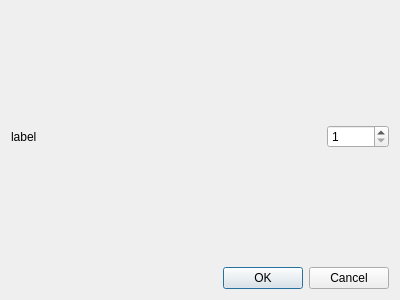
<?xml version="1.0" encoding="UTF-8"?>
<ui version="4.0">
 <class>Dialog</class>
 <widget class="QDialog" name="Dialog">
  <property name="geometry">
   <rect>
    <x>0</x>
    <y>0</y>
    <width>400</width>
    <height>300</height>
   </rect>
  </property>
  <property name="windowTitle">
   <string>Dialog</string>
  </property>
  <layout class="QVBoxLayout" name="verticalLayout">
   <item>
    <spacer name="verticalSpacer_2">
     <property name="orientation">
      <enum>Qt::Vertical</enum>
     </property>
     <property name="sizeHint" stdset="0">
      <size>
       <width>20</width>
       <height>40</height>
      </size>
     </property>
    </spacer>
   </item>
   <item>
    <layout class="QHBoxLayout" name="horizontalLayout" stretch="10,2">
     <item>
      <widget class="QLabel" name="label">
       <property name="text">
        <string>label</string>
       </property>
      </widget>
     </item>
     <item>
      <widget class="QSpinBox" name="spinBox">
       <property name="minimum">
        <number>1</number>
       </property>
      </widget>
     </item>
    </layout>
   </item>
   <item>
    <spacer name="verticalSpacer">
     <property name="orientation">
      <enum>Qt::Vertical</enum>
     </property>
     <property name="sizeHint" stdset="0">
      <size>
       <width>20</width>
       <height>40</height>
      </size>
     </property>
    </spacer>
   </item>
   <item>
    <widget class="QDialogButtonBox" name="buttonBox">
     <property name="orientation">
      <enum>Qt::Horizontal</enum>
     </property>
     <property name="standardButtons">
      <set>QDialogButtonBox::Cancel|QDialogButtonBox::Ok</set>
     </property>
    </widget>
   </item>
  </layout>
 </widget>
 <resources/>
 <connections>
  <connection>
   <sender>buttonBox</sender>
   <signal>accepted()</signal>
   <receiver>Dialog</receiver>
   <slot>accept()</slot>
   <hints>
    <hint type="sourcelabel">
     <x>248</x>
     <y>254</y>
    </hint>
    <hint type="destinationlabel">
     <x>157</x>
     <y>274</y>
    </hint>
   </hints>
  </connection>
  <connection>
   <sender>buttonBox</sender>
   <signal>rejected()</signal>
   <receiver>Dialog</receiver>
   <slot>reject()</slot>
   <hints>
    <hint type="sourcelabel">
     <x>316</x>
     <y>260</y>
    </hint>
    <hint type="destinationlabel">
     <x>286</x>
     <y>274</y>
    </hint>
   </hints>
  </connection>
 </connections>
</ui>
